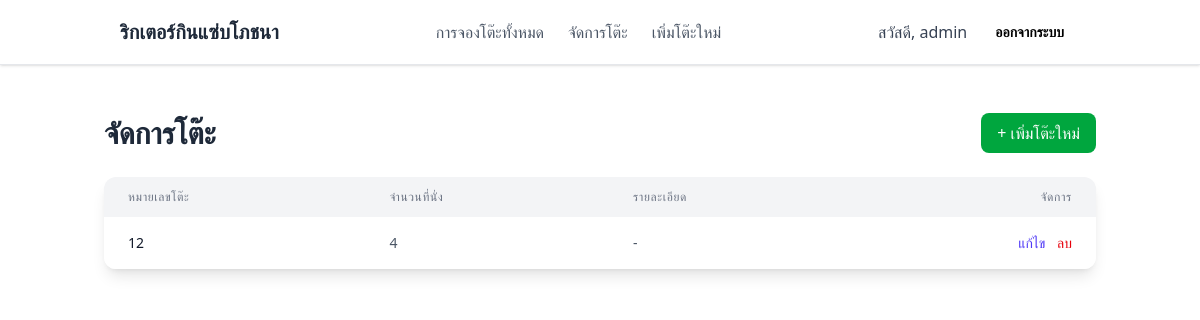
/manage/services/manage/tables/ (signed in), run on an earlier commit of the app's database.
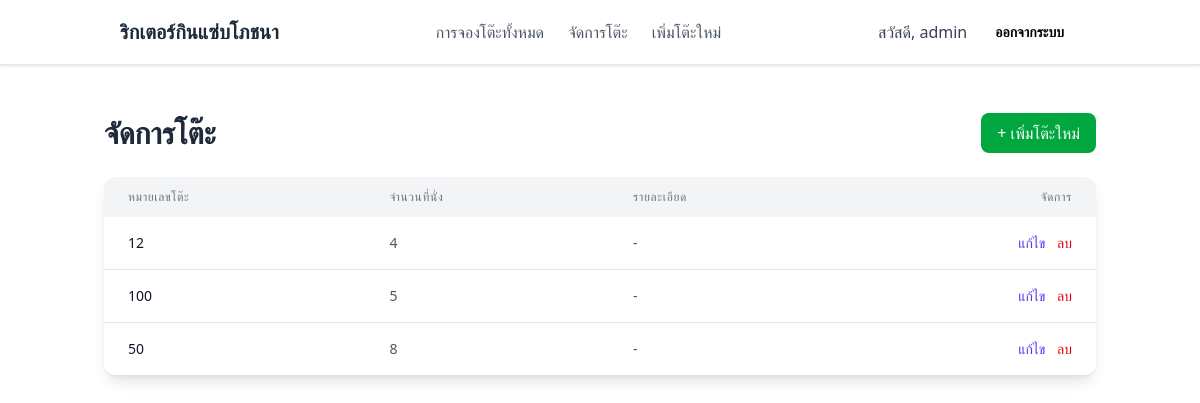
And on a later commit of the database.
### services/models.py (models this page shows, shortened)
class Table(models.Model):
    table_number = models.CharField(max_length=50, unique=True)
    capacity = models.PositiveIntegerField(help_text="จำนวนที่นั่ง")
    is_outdoor = models.BooleanField(default=False, help_text="ติ๊กถ้าเป็นโต๊ะโซน Outdoor")
    description = models.TextField(blank=True, null=True, help_text="รายละเอียดเพิ่มเติม เช่น 'โต๊ะริมหน้าต่าง'")
    image = models.ImageField(
        upload_to='table_images/',
        blank=True,
        null=True,
        help_text="รูปภาพโต๊ะ"
    )

### services/views.py (the view)
# urls.py: path('manage/tables/', TableListView.as_view(), name='table_list'),
class TableListView(AdminRequiredMixin, ListView):
    model = Table
    template_name = 'services/table_list.html'
    context_object_name = 'tables'

### services/views.py (called while the page is built)
    def test_func(self):
        return self.request.user.is_superuser or self.request.user.role == 'admin'

### templates/services/table_list.html
{% extends 'base.html' %}
{% block content %}
<div class="container mx-auto px-4 py-12">
    <div class="flex justify-between items-center mb-6">
        <h1 class="text-3xl font-bold text-gray-800">จัดการโต๊ะ</h1>
        <a href="{% url 'table_create' %}" class="px-4 py-2 bg-green-600 text-white rounded-lg hover:bg-green-700 transition">
            &#43; เพิ่มโต๊ะใหม่
        </a>
    </div>
    <div class="bg-white shadow-lg rounded-xl overflow-hidden">
        <table class="min-w-full">
            <thead class="bg-gray-100">
                <tr>
                    <th class="px-6 py-3 text-left text-xs font-medium text-gray-500 uppercase tracking-wider">หมายเลขโต๊ะ</th>
                    <th class="px-6 py-3 text-left text-xs font-medium text-gray-500 uppercase tracking-wider">จำนวนที่นั่ง</th>
                    <th class="px-6 py-3 text-left text-xs font-medium text-gray-500 uppercase tracking-wider">รายละเอียด</th>
                    <th class="px-6 py-3 text-right text-xs font-medium text-gray-500 uppercase tracking-wider">จัดการ</th>
                </tr>
            </thead>
            <tbody class="bg-white divide-y divide-gray-200">
                {% for table in tables %}
                <tr>
                    <td class="px-6 py-4 whitespace-nowrap text-sm font-medium text-gray-900">{{ table.table_number }}</td>
                    <td class="px-6 py-4 whitespace-nowrap text-sm text-gray-600">{{ table.capacity }}</td>
                    <td class="px-6 py-4 whitespace-nowrap text-sm text-gray-600">{{ table.description|default:"-" }}</td>
                    <td class="px-6 py-4 whitespace-nowrap text-right text-sm font-medium space-x-2">
                        <a href="{% url 'table_update' table.pk %}" class="text-indigo-600 hover:text-indigo-900">แก้ไข</a>
                        <a href="{% url 'table_delete' table.pk %}" class="text-red-600 hover:text-red-900">ลบ</a>
                    </td>
                </tr>
                {% empty %}
                <tr>
                    <td colspan="4" class="text-center py-10 text-gray-500">ยังไม่มีโต๊ะในระบบ</td>
                </tr>
                {% endfor %}
            </tbody>
        </table>
    </div>
</div>
{% endblock %}

What changed in the data, as far as the page shows it:
added Table: table_number "100", capacity "5", description "-"
added Table: table_number "50", capacity "8", description "-"
